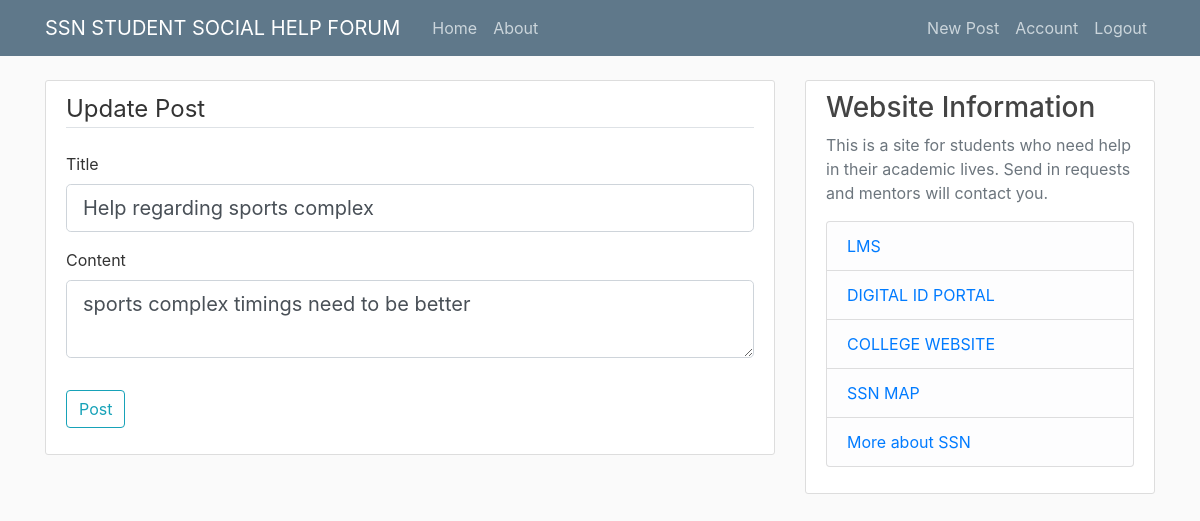
The page /post/4/update (signed in) on the database its author committed.
### flaskblog/models.py (models this page shows, shortened)
class Post(db.Model):
    id = db.Column(db.Integer, primary_key=True)
    title = db.Column(db.String(100), nullable=False)
    date_posted = db.Column(db.DateTime, nullable=False, default=datetime.utcnow)
    content = db.Column(db.Text, nullable=False)
    user_id = db.Column(db.Integer, db.ForeignKey('user.id'), nullable=False)

### flaskblog/routes.py (the view)
@app.route("/post/<int:post_id>/update", methods=['GET', 'POST'])
@login_required
def update_post(post_id):
    post = Post.query.get_or_404(post_id)
    if post.author != current_user:
        abort(403)
    form = PostForm()
    if form.validate_on_submit():
        post.title = form.title.data
        post.content = form.content.data
        db.session.commit()
        flash('Your post has been updated!', 'success')
        return redirect(url_for('post', post_id=post.id))
    elif request.method == 'GET':
        form.title.data = post.title
        form.content.data = post.content
    return render_template('create_post.html', title='Update Post',
                           form=form, legend='Update Post')

### flaskblog/forms.py
class PostForm(FlaskForm):
    title = StringField('Title', validators=[DataRequired()])
    content = TextAreaField('Content', validators=[DataRequired()])
    submit = SubmitField('Post')

### flaskblog/models.py (called while the page is built)
@login_manager.user_loader
def load_user(user_id):
    return User.query.get(int(user_id))

### flaskblog/templates/create_post.html (shortened to what this page needs)
{% extends "layout.html" %}
{% block content %}
<div class="content-section">
    <form method="POST" action="">
        <fieldset class="form-group">
            <legend class="border-bottom mb-4">{{ legend }}</legend>
            <div class="form-group">
                {{ form.title.label(class="form-control-label") }}
                {% if form.title.errors %}
                {{ form.title(class="form-control form-control-lg is-invalid") }}
                <div class="invalid-feedback">
                    {% for error in form.title.errors %}
                    <span>{{ error }}</span>
                    {% endfor %}
                </div>
                {% else %}
                {{ form.title(class="form-control form-control-lg") }}
                {% endif %}
            </div>
            <div class="form-group">
                {{ form.content.label(class="form-control-label") }}
                {% if form.content.errors %}
                {{ form.content(class="form-control form-control-lg is-invalid") }}
                <div class="invalid-feedback">
                    {% for error in form.content.errors %}
                    <span>{{ error }}</span>
                    {% endfor %}
                </div>
                {% else %}
                {{ form.content(class="form-control form-control-lg") }}
                {% endif %}
            </div>
        </fieldset>
        <div class="form-group">
            {{ form.submit(class="btn btn-outline-info") }}
        </div>
    </form>
</div>
{% endblock content %}

### flaskblog/static/main.css (style rules this page uses)
body { background: #fafafa; color: #333333; margin-top: 5rem; }
.content-section { background: #ffffff; padding: 10px 20px; border: 1px solid #dddddd; border-radius: 3px; margin-bottom: 20px; }

### rows shown on the page
Post: title "Help regarding sports complex", content "sports complex timings need to be better"

### other values the page prints
{{ legend }} "Update Post"
